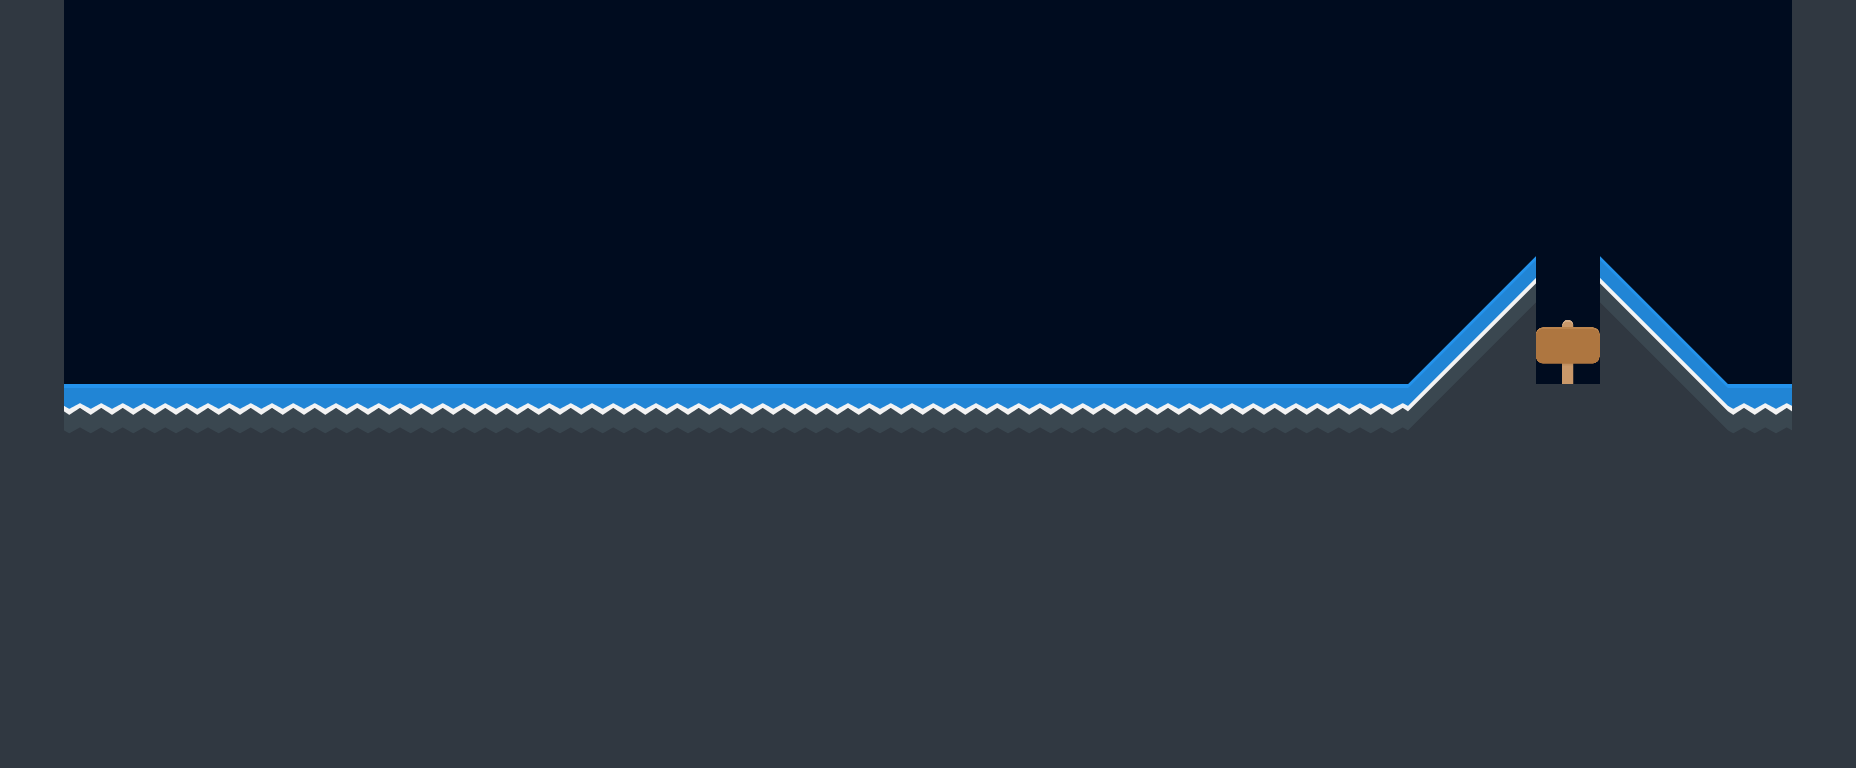

Below is a game level as drawn by its tile map, then a one-line description and the .tmx file that defines it, in full:
An orthogonal 29x12 tile map with 64x64 px tiles, 2 tile layers (Ground, ActiveObjs).

<map version="1.2" tiledversion="1.3.4" orientation="orthogonal" renderorder="right-down" width="29" height="12" tilewidth="64" tileheight="64" infinite="0" backgroundcolor="#000c1f" nextlayerid="5" nextobjectid="1">
 <editorsettings>
  <export format="json" />
 </editorsettings>
 <tileset firstgid="1" source="../tilesets/kenney-tileset-64px-extruded.tsx" />
 <layer id="1" name="Ground" width="29" height="12">
  <data encoding="csv">
133,0,0,0,0,0,0,0,0,0,0,0,0,0,0,0,0,0,0,0,0,0,0,0,0,0,0,0,133,
133,0,0,0,0,0,0,0,0,0,0,0,0,0,0,0,0,0,0,0,0,0,0,0,0,0,0,0,133,
133,0,0,0,0,0,0,0,0,0,0,0,0,0,0,0,0,0,0,0,0,0,0,0,0,0,0,0,133,
133,0,0,0,0,0,0,0,0,0,0,0,0,0,0,0,0,0,0,0,0,0,0,0,0,0,0,0,133,
133,0,0,0,0,0,0,0,0,0,0,0,0,0,0,0,0,0,0,0,0,0,0,158,0,159,0,0,133,
133,0,0,0,0,0,0,0,0,0,0,0,0,0,0,0,0,0,0,0,0,0,158,180,355,181,159,0,133,
133,135,135,135,135,135,135,135,135,135,135,135,135,135,135,135,135,135,135,135,135,135,180,133,133,133,181,135,133,
133,133,133,133,133,133,133,133,133,133,133,133,133,133,133,133,133,133,133,133,133,133,133,133,133,133,133,133,133,
133,133,133,133,133,133,133,133,133,133,133,133,133,133,133,133,133,133,133,133,133,133,133,133,133,133,133,133,133,
133,133,133,133,133,133,133,133,133,133,133,133,133,133,133,133,133,133,133,133,133,133,133,133,133,133,133,133,133,
133,133,133,133,133,133,133,133,133,133,133,133,133,133,133,133,133,133,133,133,133,133,133,133,133,133,133,133,133,
133,133,133,133,133,133,133,133,133,133,133,133,133,133,133,133,133,133,133,133,133,133,133,133,133,133,133,133,133
</data>
 </layer>
 <layer id="4" name="ActiveObjs" width="29" height="12">
  <data encoding="csv">
0,0,0,0,0,0,0,0,0,0,0,0,0,0,0,0,0,0,0,0,0,0,0,0,0,0,0,0,0,
0,0,0,0,0,0,0,0,0,0,0,0,0,0,0,0,0,0,0,0,0,0,0,0,0,0,0,0,0,
0,0,0,0,0,0,0,0,0,0,0,0,0,0,0,0,0,0,0,0,0,0,0,0,0,0,0,0,0,
0,0,0,0,0,0,0,0,0,0,0,0,0,0,0,0,0,0,0,0,0,0,0,0,0,0,0,0,0,
0,0,0,0,0,0,0,0,0,0,0,0,0,0,0,0,0,0,0,0,0,0,0,0,0,0,0,0,0,
0,0,0,0,0,0,0,0,0,0,0,0,0,0,0,0,0,0,0,0,0,0,0,0,0,0,0,0,0,
0,0,0,0,0,0,135,0,0,0,0,0,0,0,0,0,0,0,0,0,0,0,0,0,0,0,0,0,0,
0,0,0,0,0,0,0,0,0,0,0,0,0,0,0,0,0,0,0,0,0,0,0,0,0,0,0,0,0,
0,0,0,0,0,0,0,0,0,0,0,0,0,0,0,0,0,0,0,0,0,0,0,0,0,0,0,0,0,
0,0,0,0,0,0,0,0,0,0,0,0,0,0,0,0,0,0,0,0,0,0,0,0,0,0,0,0,0,
0,0,0,0,0,0,0,0,0,0,0,0,0,0,0,0,0,0,0,0,0,0,0,0,0,0,0,0,0,
0,0,0,0,0,0,0,0,0,0,0,0,0,0,0,0,0,0,0,0,0,0,0,0,0,0,0,0,0
</data>
 </layer>
</map>
